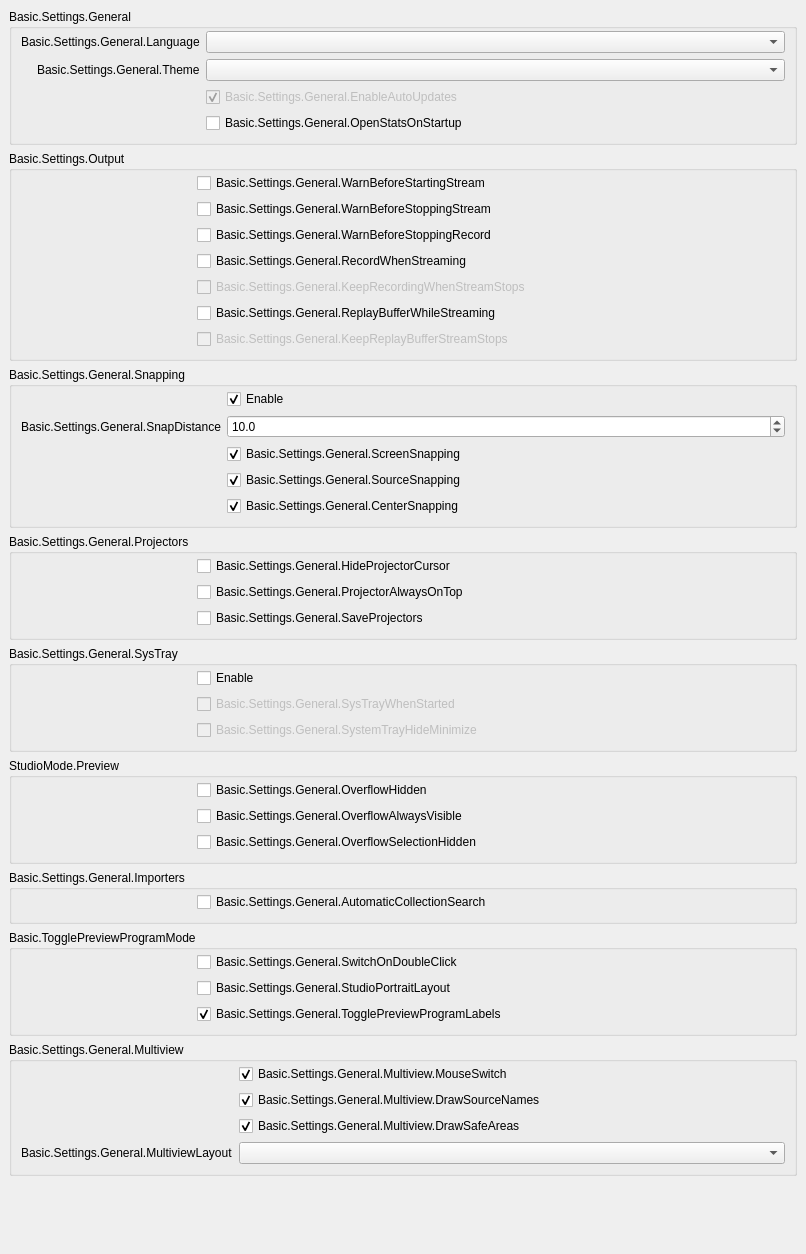
           <widget class="QWidget" name="scrollAreaWidgetContents_2">
            <property name="geometry">
             <rect>
              <x>0</x>
              <y>0</y>
              <width>806</width>
              <height>1254</height>
             </rect>
            </property>
            <layout class="QVBoxLayout" name="verticalLayout_19">
             <property name="leftMargin">
              <number>0</number>
             </property>
             <property name="topMargin">
              <number>0</number>
             </property>
             <property name="rightMargin">
              <number>0</number>
             </property>
             <property name="bottomMargin">
              <number>9</number>
             </property>
             <item alignment="Qt::AlignTop">
              <widget class="QWidget" name="widget_2" native="true">
               <layout class="QVBoxLayout" name="verticalLayout_20">
                <item>
                 <widget class="QGroupBox" name="groupBox_15">
                  <property name="title">
                   <string>Basic.Settings.General</string>
                  </property>
                  <layout class="QFormLayout" name="formLayout_32">
                   <property name="fieldGrowthPolicy">
                    <enum>QFormLayout::AllNonFixedFieldsGrow</enum>
                   </property>
                   <property name="labelAlignment">
                    <set>Qt::AlignRight|Qt::AlignTrailing|Qt::AlignVCenter</set>
                   </property>
                   <property name="topMargin">
                    <number>2</number>
                   </property>
                   <item row="0" column="0">
                    <widget class="QLabel" name="label">
                     <property name="text">
                      <string>Basic.Settings.General.Language</string>
                     </property>
                     <property name="buddy">
                      <cstring>language</cstring>
                     </property>
                    </widget>
                   </item>
                   <item row="0" column="1">
                    <widget class="QComboBox" name="language"/>
                   </item>
                   <item row="1" column="0">
                    <widget class="QLabel" name="label_42">
                     <property name="text">
                      <string>Basic.Settings.General.Theme</string>
                     </property>
                     <property name="buddy">
                      <cstring>theme</cstring>
                     </property>
                    </widget>
                   </item>
                   <item row="1" column="1">
                    <widget class="QComboBox" name="theme"/>
                   </item>
                   <item row="2" column="0">
                    <spacer name="horizontalSpacer_3">
                     <property name="orientation">
                      <enum>Qt::Horizontal</enum>
                     </property>
                     <property name="sizeType">
                      <enum>QSizePolicy::Fixed</enum>
                     </property>
                     <property name="sizeHint" stdset="0">
                      <size>
                       <width>170</width>
                       <height>5</height>
                      </size>
                     </property>
                    </spacer>
                   </item>
                   <item row="2" column="1">
                    <widget class="QCheckBox" name="enableAutoUpdates">
                     <property name="enabled">
                      <bool>false</bool>
                     </property>
                     <property name="text">
                      <string>Basic.Settings.General.EnableAutoUpdates</string>
                     </property>
                     <property name="checked">
                      <bool>true</bool>
                     </property>
                    </widget>
                   </item>
                   <item row="3" column="1">
                    <widget class="QCheckBox" name="openStatsOnStartup">
                     <property name="text">
                      <string>Basic.Settings.General.OpenStatsOnStartup</string>
                     </property>
                    </widget>
                   </item>
                  </layout>
                 </widget>
                </item>
                <item>
                 <widget class="QGroupBox" name="groupBox_16">
                  <property name="title">
                   <string>Basic.Settings.Output</string>
                  </property>
                  <layout class="QFormLayout" name="formLayout_2">
                   <property name="fieldGrowthPolicy">
                    <enum>QFormLayout::AllNonFixedFieldsGrow</enum>
                   </property>
                   <property name="topMargin">
                    <number>2</number>
                   </property>
                   <item row="0" column="0">
                    <spacer name="horizontalSpacer_5">
                     <property name="orientation">
                      <enum>Qt::Horizontal</enum>
                     </property>
                     <property name="sizeType">
                      <enum>QSizePolicy::Fixed</enum>
                     </property>
                     <property name="sizeHint" stdset="0">
                      <size>
                       <width>170</width>
                       <height>5</height>
                      </size>
                     </property>
                    </spacer>
                   </item>
                   <item row="0" column="1">
                    <widget class="QCheckBox" name="warnBeforeStreamStart">
                     <property name="text">
                      <string>Basic.Settings.General.WarnBeforeStartingStream</string>
                     </property>
                    </widget>
                   </item>
                   <item row="1" column="1">
                    <widget class="QCheckBox" name="warnBeforeStreamStop">
                     <property name="text">
                      <string>Basic.Settings.General.WarnBeforeStoppingStream</string>
                     </property>
                    </widget>
                   </item>
                   <item row="2" column="1">
                    <widget class="QCheckBox" name="warnBeforeRecordStop">
                     <property name="text">
                      <string>Basic.Settings.General.WarnBeforeStoppingRecord</string>
                     </property>
                    </widget>
                   </item>
                   <item row="3" column="1">
                    <widget class="QCheckBox" name="recordWhenStreaming">
                     <property name="text">
                      <string>Basic.Settings.General.RecordWhenStreaming</string>
                     </property>
                    </widget>
                   </item>
                   <item row="4" column="1">
                    <widget class="QCheckBox" name="keepRecordStreamStops">
                     <property name="enabled">
                      <bool>false</bool>
                     </property>
                     <property name="text">
                      <string>Basic.Settings.General.KeepRecordingWhenStreamStops</string>
                     </property>
                    </widget>
                   </item>
                   <item row="5" column="1">
                    <widget class="QCheckBox" name="replayWhileStreaming">
                     <property name="text">
                      <string>Basic.Settings.General.ReplayBufferWhileStreaming</string>
                     </property>
                    </widget>
                   </item>
                   <item row="6" column="1">
                    <widget class="QCheckBox" name="keepReplayStreamStops">
                     <property name="enabled">
                      <bool>false</bool>
                     </property>
                     <property name="text">
                      <string>Basic.Settings.General.KeepReplayBufferStreamStops</string>
                     </property>
                    </widget>
                   </item>
                  </layout>
                 </widget>
                </item>
                <item>
                 <widget class="QGroupBox" name="groupBox_10">
                  <property name="enabled">
                   <bool>true</bool>
                  </property>
                  <property name="sizePolicy">
                   <sizepolicy hsizetype="Preferred" vsizetype="Maximum">
                    <horstretch>0</horstretch>
                    <verstretch>0</verstretch>
                   </sizepolicy>
                  </property>
                  <property name="title">
                   <string>Basic.Settings.General.Snapping</string>
                  </property>
                  <property name="flat">
                   <bool>false</bool>
                  </property>
                  <layout class="QFormLayout" name="formLayout_21">
                   <property name="fieldGrowthPolicy">
                    <enum>QFormLayout::AllNonFixedFieldsGrow</enum>
                   </property>
                   <property name="labelAlignment">
                    <set>Qt::AlignRight|Qt::AlignTrailing|Qt::AlignVCenter</set>
                   </property>
                   <property name="topMargin">
                    <number>2</number>
                   </property>
                   <item row="0" column="1">
                    <widget class="QCheckBox" name="snappingEnabled">
                     <property name="text">
                      <string>Enable</string>
                     </property>
                     <property name="checked">
                      <bool>true</bool>
                     </property>
                    </widget>
                   </item>
                   <item row="2" column="1">
                    <widget class="QCheckBox" name="screenSnapping">
                     <property name="text">
                      <string>Basic.Settings.General.ScreenSnapping</string>
                     </property>
                     <property name="checked">
                      <bool>true</bool>
                     </property>
                    </widget>
                   </item>
                   <item row="4" column="1">
                    <widget class="QCheckBox" name="centerSnapping">
                     <property name="text">
                      <string>Basic.Settings.General.CenterSnapping</string>
                     </property>
                     <property name="checked">
                      <bool>true</bool>
                     </property>
                    </widget>
                   </item>
                   <item row="3" column="1">
                    <widget class="QCheckBox" name="sourceSnapping">
                     <property name="text">
                      <string>Basic.Settings.General.SourceSnapping</string>
                     </property>
                     <property name="checked">
                      <bool>true</bool>
                     </property>
                    </widget>
                   </item>
                   <item row="1" column="1">
                    <widget class="QDoubleSpinBox" name="snapDistance">
                     <property name="decimals">
                      <number>1</number>
                     </property>
                     <property name="singleStep">
                      <double>0.500000000000000</double>
                     </property>
                     <property name="value">
                      <double>10.000000000000000</double>
                     </property>
                    </widget>
                   </item>
                   <item row="1" column="0">
                    <widget class="QLabel" name="label_9">
                     <property name="text">
                      <string>Basic.Settings.General.SnapDistance</string>
                     </property>
                     <property name="buddy">
                      <cstring>snapDistance</cstring>
                     </property>
                    </widget>
                   </item>
                   <item row="3" column="0">
                    <spacer name="horizontalSpacer_4">
                     <property name="orientation">
                      <enum>Qt::Horizontal</enum>
                     </property>
                     <property name="sizeType">
                      <enum>QSizePolicy::Fixed</enum>
                     </property>
                     <property name="sizeHint" stdset="0">
                      <size>
                       <width>170</width>
                       <height>5</height>
                      </size>
                     </property>
                    </spacer>
                   </item>
                  </layout>
                 </widget>
                </item>
                <item>
                 <widget class="QGroupBox" name="groupBox_14">
                  <property name="title">
                   <string>Basic.Settings.General.Projectors</string>
                  </property>
                  <layout class="QFormLayout" name="formLayout_28">
                   <property name="fieldGrowthPolicy">
                    <enum>QFormLayout::AllNonFixedFieldsGrow</enum>
                   </property>
                   <property name="topMargin">
                    <number>2</number>
                   </property>
                   <item row="0" column="1">
                    <widget class="QCheckBox" name="hideProjectorCursor">
                     <property name="text">
                      <string>Basic.Settings.General.HideProjectorCursor</string>
                     </property>
                    </widget>
                   </item>
                   <item row="1" column="1">
                    <widget class="QCheckBox" name="projectorAlwaysOnTop">
                     <property name="text">
                      <string>Basic.Settings.General.ProjectorAlwaysOnTop</string>
                     </property>
                    </widget>
                   </item>
                   <item row="2" column="1">
                    <widget class="QCheckBox" name="saveProjectors">
                     <property name="text">
                      <string>Basic.Settings.General.SaveProjectors</string>
                     </property>
                    </widget>
                   </item>
                   <item row="1" column="0">
                    <spacer name="horizontalSpacer">
                     <property name="orientation">
                      <enum>Qt::Horizontal</enum>
                     </property>
                     <property name="sizeType">
                      <enum>QSizePolicy::Fixed</enum>
                     </property>
                     <property name="sizeHint" stdset="0">
                      <size>
                       <width>170</width>
                       <height>5</height>
                      </size>
                     </property>
                    </spacer>
                   </item>
                  </layout>
                 </widget>
                </item>
                <item>
                 <widget class="QGroupBox" name="groupBox_13">
                  <property name="title">
                   <string>Basic.Settings.General.SysTray</string>
                  </property>
                  <layout class="QFormLayout" name="formLayout_29">
                   <property name="fieldGrowthPolicy">
                    <enum>QFormLayout::AllNonFixedFieldsGrow</enum>
                   </property>
                   <property name="topMargin">
                    <number>2</number>
                   </property>
                   <item row="0" column="1">
                    <widget class="QCheckBox" name="systemTrayEnabled">
                     <property name="text">
                      <string>Enable</string>
                     </property>
                    </widget>
                   </item>
                   <item row="1" column="1">
                    <widget class="QCheckBox" name="systemTrayWhenStarted">
                     <property name="enabled">
                      <bool>false</bool>
                     </property>
                     <property name="text">
                      <string>Basic.Settings.General.SysTrayWhenStarted</string>
                     </property>
                    </widget>
                   </item>
                   <item row="2" column="1">
                    <widget class="QCheckBox" name="systemTrayAlways">
                     <property name="enabled">
                      <bool>false</bool>
                     </property>
                     <property name="text">
                      <string>Basic.Settings.General.SystemTrayHideMinimize</string>
                     </property>
                    </widget>
                   </item>
                   <item row="1" column="0">
                    <spacer name="horizontalSpacer_2">
                     <property name="orientation">
                      <enum>Qt::Horizontal</enum>
                     </property>
                     <property name="sizeType">
                      <enum>QSizePolicy::Fixed</enum>
                     </property>
                     <property name="sizeHint" stdset="0">
                      <size>
                       <width>170</width>
                       <height>5</height>
                      </size>
                     </property>
                    </spacer>
                   </item>
                  </layout>
                 </widget>
                </item>
                <item>
                 <widget class="QGroupBox" name="groupBox_18">
                  <property name="title">
                   <string>StudioMode.Preview</string>
                  </property>
                  <layout class="QFormLayout" name="formLayout_35">
                   <property name="fieldGrowthPolicy">
                    <enum>QFormLayout::AllNonFixedFieldsGrow</enum>
                   </property>
                   <property name="labelAlignment">
                    <set>Qt::AlignRight|Qt::AlignTrailing|Qt::AlignVCenter</set>
                   </property>
                   <property name="topMargin">
                    <number>2</number>
                   </property>
                   <item row="1" column="1">
                    <widget class="QCheckBox" name="overflowAlwaysVisible">
                     <property name="text">
                      <string>Basic.Settings.General.OverflowAlwaysVisible</string>
                     </property>
                    </widget>
                   </item>
                   <item row="0" column="0">
                    <spacer name="horizontalSpacer_25">
                     <property name="orientation">
                      <enum>Qt::Horizontal</enum>
                     </property>
                     <property name="sizeHint" stdset="0">
                      <size>
                       <width>170</width>
                       <height>5</height>
                      </size>
                     </property>
                    </spacer>
                   </item>
                   <item row="2" column="1">
                    <widget class="QCheckBox" name="overflowSelectionHide">
                     <property name="text">
                      <string>Basic.Settings.General.OverflowSelectionHidden</string>
                     </property>
                    </widget>
                   </item>
                   <item row="0" column="1">
                    <widget class="QCheckBox" name="overflowHide">
                     <property name="text">
                      <string>Basic.Settings.General.OverflowHidden</string>
                     </property>
                    </widget>
                   </item>
                  </layout>
                 </widget>
                </item>
                <item>
                 <widget class="QGroupBox" name="groupBox_19">
                  <property name="title">
                   <string>Basic.Settings.General.Importers</string>
                  </property>
                  <layout class="QFormLayout" name="formLayout_36">
                   <property name="fieldGrowthPolicy">
                    <enum>QFormLayout::AllNonFixedFieldsGrow</enum>
                   </property>
                   <property name="labelAlignment">
                    <set>Qt::AlignRight|Qt::AlignTrailing|Qt::AlignVCenter</set>
                   </property>
                   <property name="topMargin">
                    <number>2</number>
                   </property>
                   <item row="0" column="0">
                    <spacer name="horizontalSpacer_26">
                     <property name="orientation">
                      <enum>Qt::Horizontal</enum>
                     </property>
                     <property name="sizeHint" stdset="0">
                      <size>
                       <width>170</width>
                       <height>5</height>
                      </size>
                     </property>
                    </spacer>
                   </item>
                   <item row="0" column="1">
                    <widget class="QCheckBox" name="automaticSearch">
                     <property name="text">
                      <string>Basic.Settings.General.AutomaticCollectionSearch</string>
                     </property>
                    </widget>
                   </item>
                  </layout>
                 </widget>
                </item>
                <item>
                 <widget class="QGroupBox" name="groupBox_11">
                  <property name="title">
                   <string>Basic.TogglePreviewProgramMode</string>
                  </property>
                  <layout class="QFormLayout" name="formLayout_31">
                   <property name="fieldGrowthPolicy">
                    <enum>QFormLayout::AllNonFixedFieldsGrow</enum>
                   </property>
                   <property name="labelAlignment">
                    <set>Qt::AlignRight|Qt::AlignTrailing|Qt::AlignVCenter</set>
                   </property>
                   <property name="topMargin">
                    <number>2</number>
                   </property>
                   <item row="0" column="1">
                    <widget class="QCheckBox" name="doubleClickSwitch">
                     <property name="text">
                      <string>Basic.Settings.General.SwitchOnDoubleClick</string>
                     </property>
                    </widget>
                   </item>
                   <item row="0" column="0">
                    <spacer name="horizontalSpacer_6">
                     <property name="orientation">
                      <enum>Qt::Horizontal</enum>
                     </property>
                     <property name="sizeHint" stdset="0">
                      <size>
                       <width>170</width>
                       <height>5</height>
                      </size>
                     </property>
                    </spacer>
                   </item>
                   <item row="1" column="1">
                    <widget class="QCheckBox" name="studioPortraitLayout">
                     <property name="text">
                      <string>Basic.Settings.General.StudioPortraitLayout</string>
                     </property>
                    </widget>
                   </item>
                   <item row="2" column="1">
                    <widget class="QCheckBox" name="prevProgLabelToggle">
                     <property name="text">
                      <string>Basic.Settings.General.TogglePreviewProgramLabels</string>
                     </property>
                     <property name="checked">
                      <bool>true</bool>
                     </property>
                    </widget>
                   </item>
                  </layout>
                 </widget>
                </item>
                <item>
                 <widget class="QGroupBox" name="groupBoxMultiview">
                  <property name="title">
                   <string>Basic.Settings.General.Multiview</string>
                  </property>
                  <layout class="QFormLayout" name="formLayoutMultiview">
                   <property name="fieldGrowthPolicy">
                    <enum>QFormLayout::AllNonFixedFieldsGrow</enum>
                   </property>
                   <property name="labelAlignment">
                    <set>Qt::AlignRight|Qt::AlignTrailing|Qt::AlignVCenter</set>
                   </property>
                   <property name="topMargin">
                    <number>2</number>
                   </property>
                   <item row="0" column="0">
                    <spacer name="horizontalSpacerMultiview">
                     <property name="orientation">
                      <enum>Qt::Horizontal</enum>
                     </property>
                     <property name="sizeType">
                      <enum>QSizePolicy::Fixed</enum>
                     </property>
                     <property name="sizeHint" stdset="0">
                      <size>
                       <width>170</width>
                       <height>5</height>
                      </size>
                     </property>
                    </spacer>
                   </item>
                   <item row="0" column="1">
                    <widget class="QCheckBox" name="multiviewMouseSwitch">
                     <property name="text">
                      <string>Basic.Settings.General.Multiview.MouseSwitch</string>
                     </property>
                     <property name="checked">
                      <bool>true</bool>
                     </property>
                    </widget>
                   </item>
                   <item row="1" column="1">
                    <widget class="QCheckBox" name="multiviewDrawNames">
                     <property name="text">
                      <string>Basic.Settings.General.Multiview.DrawSourceNames</string>
                     </property>
                     <property name="checked">
                      <bool>true</bool>
                     </property>
                    </widget>
                   </item>
                   <item row="2" column="1">
                    <widget class="QCheckBox" name="multiviewDrawAreas">
                     <property name="text">
                      <string>Basic.Settings.General.Multiview.DrawSafeAreas</string>
                     </property>
                     <property name="checked">
                      <bool>true</bool>
                     </property>
                    </widget>
                   </item>
                   <item row="3" column="1">
                    <widget class="QComboBox" name="multiviewLayout"/>
                   </item>
                   <item row="3" column="0">
                    <widget class="QLabel" name="label_64">
                     <property name="text">
                      <string>Basic.Settings.General.MultiviewLayout</string>
                     </property>
                     <property name="buddy">
                      <cstring>multiviewLayout</cstring>
                     </property>
                    </widget>
                   </item>
                  </layout>
                 </widget>
                </item>
               </layout>
              </widget>
             </item>
            </layout>
           </widget>
